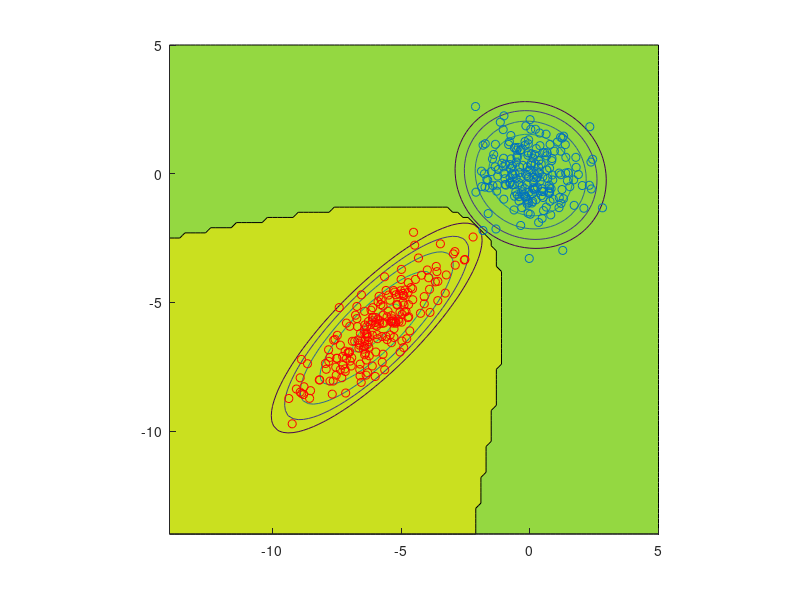

The MATLAB script that drew this image:
function lec9_slide33()
    rng(0, 'twister'); 
    NUM = 200;
    RANGE = -14:0.2:5;
    RANGE_LEN = length(RANGE);
    
    ANGLE = pi / 4;
    ROTATION = [cos(ANGLE), -sin(ANGLE); sin(ANGLE), cos(ANGLE)];
    
    [X, Y] = meshgrid(RANGE, RANGE);
    grid = cat(3, X, Y);
            
    blue = [randn(NUM ,1), randn(NUM, 1)]';
    red = ROTATION * [2 * randn(NUM, 1), 0.5 * randn(NUM, 1)]' - 6;
        
    blue_sigma = cov(blue');
    red_sigma = cov(red');
    
    blue_mu = mean(blue, 2);
    red_mu = mean(red, 2);
    
    blue_g = zeros(RANGE_LEN);
    red_g = zeros(RANGE_LEN);
    
    for i = 1:RANGE_LEN
        for j = 1:RANGE_LEN
            point = squeeze(grid(i, j, :));
            
            blue_point = point - blue_mu;
            blue_g(i, j) = -0.5 * blue_point' * inv(blue_sigma) * blue_point + log(0.5) - 0.5 * log(det(blue_sigma));
            
            red_point = point - red_mu;
            red_g(i, j) = -0.5 * red_point' * inv(red_sigma) * red_point + log(0.5) - 0.5 * log(det(red_sigma));
        end
    end
    
    bound_g = zeros(RANGE_LEN);
    bound_g(red_g > blue_g) = 1;
    
    figure('Name', 'Lecture 9: Slide 33');
    hold on;
    contourf(grid(:, :, 1), grid(:, :, 2), bound_g, 1);
    contour(grid(:, :, 1), grid(:, :, 2), blue_g, -5:0);
	contour(grid(:, :, 1), grid(:, :, 2), red_g, -5:0);
    scatter(blue(1, :), blue(2, :));
    scatter(red(1, :), red(2, :), 'r');
    axis equal;
    hold off;
end

